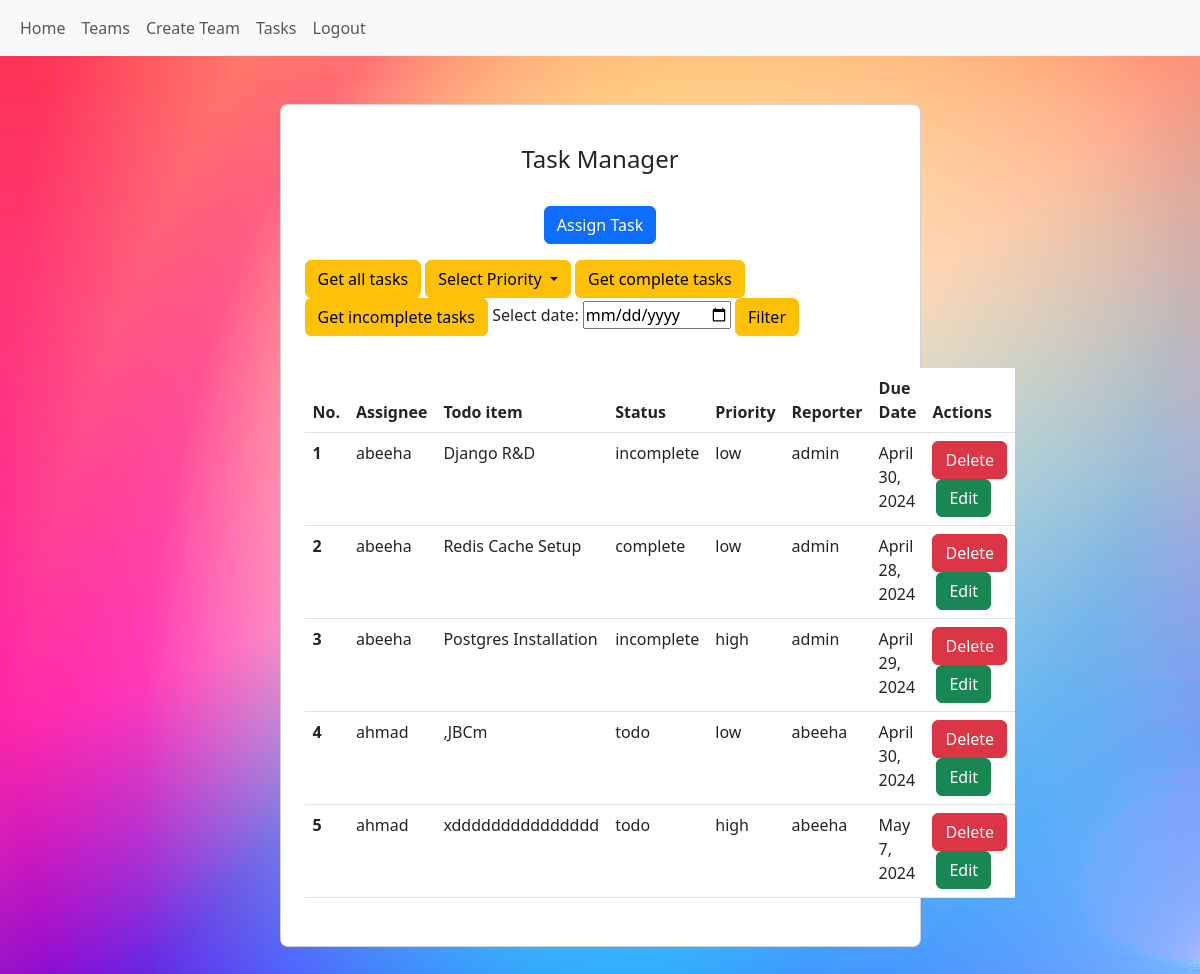
The app's page /tasks/all/ (signed in), older data.
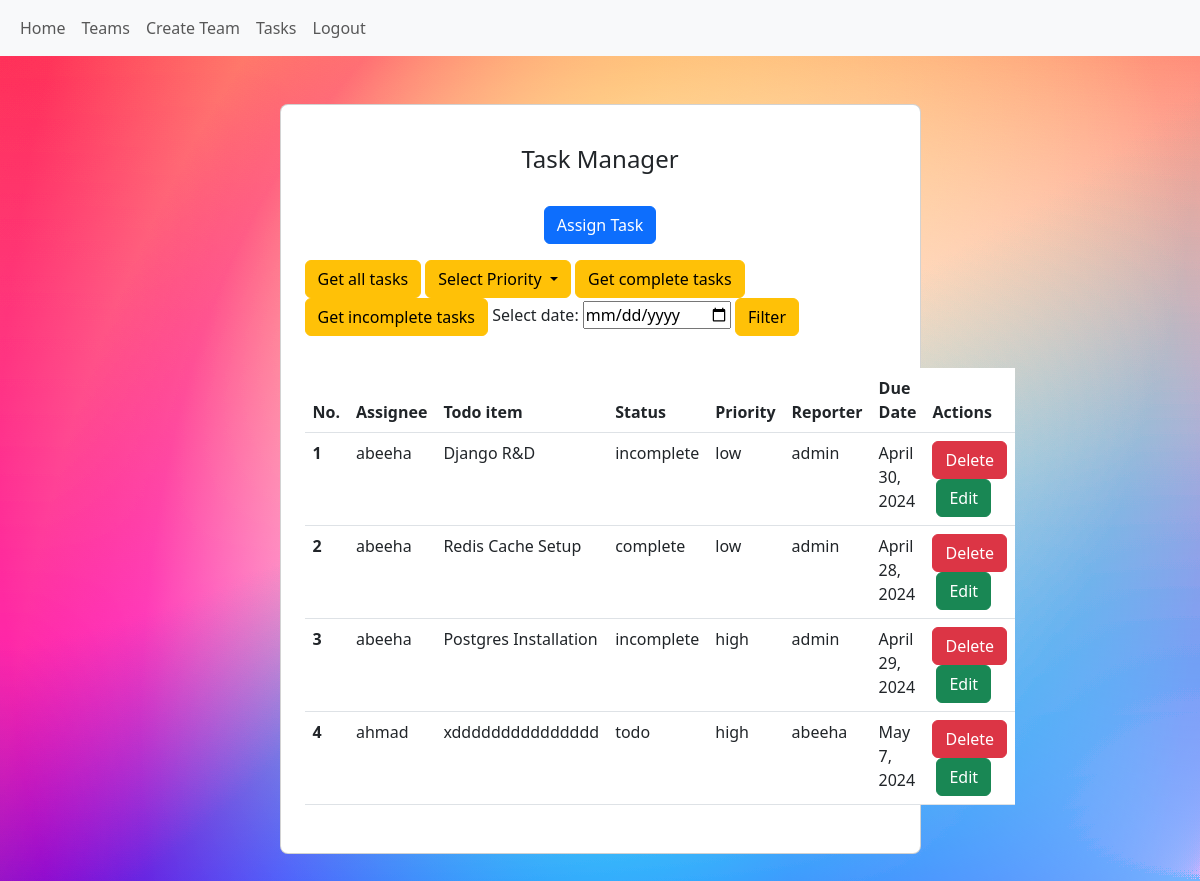
The same page, newer data.
### tasks/models.py (models this page shows, shortened)
class Task(models.Model):
    STATUS_CHOICES = (
        ('incomplete', 'Incomplete'),
        ('complete', 'Done'),
        ('in_progress', 'In Progress'),
        ('to_do', 'To Do'),
    )
    PRIORITY_CHOICES = (
        ('low', 'Low'),
        ('medium', 'Medium'),
        ('high', 'High')
    )
    title = models.CharField(max_length=100)
    description = models.TextField()
    created_at = models.DateField(auto_now_add=True)
    due_date = models.DateField()
    assigned_by = models.ForeignKey(User, on_delete=models.CASCADE, related_name='assigned_tasks')
    status = models.CharField(max_length=20, choices=STATUS_CHOICES, default='incomplete')
    priority = models.CharField(max_length=20, choices=PRIORITY_CHOICES, default='low')
    progress = models.CharField(max_length=250, null=True, blank=True)
    assigned_to_user = models.ForeignKey(User, on_delete=models.CASCADE, blank=True, null=True)

### tasks/views.py (the view)
# urls.py: path('tasks/<str:status>/', TaskListView.as_view(), name='task_list'),
class TaskListView(LoginRequiredMixin, ListView):
    model = Task
    template_name = 'task_list.html'
    context_object_name = 'tasks'
    def get_queryset(self):
        status = self.kwargs.get('status')
        priority = self.kwargs.get('priority')
        if status == 'all':
            tasks = Task.objects.filter(Q(assigned_to_user=self.request.user) | Q(assigned_by=self.request.user))
            return tasks
        elif status == 'priority' and priority in ['high', 'medium', 'low']:
            return Task.objects.filter(
                Q(priority=priority) &
                (Q(assigned_by=self.request.user) | Q(assigned_to_user=self.request.user))
            )
        elif status == 'complete':
            return Task.objects.filter(
                Q(status='complete') &
                (Q(assigned_by=self.request.user) | Q(assigned_to_user=self.request.user))
            )
        elif status == 'incomplete':
            return Task.objects.filter(
                Q(status__in=['incomplete', 'to_do', 'in_progress']) &
                (Q(assigned_by=self.request.user) | Q(assigned_to_user=self.request.user))
            )
        elif status == 'date':
            date_str = self.request.GET.get('date')
            date = datetime.strptime(date_str, '%Y-%m-%d').date()
            return Task.objects.filter(
                assigned_to_user=self.request.user, due_date=date
            )
        else:
            return Task.objects.none()
    def get_context_data(self, **kwargs):
        context = super().get_context_data(**kwargs)
        context['status'] = self.kwargs.get('status')
        return context

### templates/task_list.html (shortened to what this page needs)
{% extends 'base.html' %}
{% load static %}
{% block content %}
<section class="gradient-custom">
    <div class="container py-5 h-100">
      <div class="row d-flex justify-content-center align-items-center h-100">
        <div class="col col-lg-9 col-xl-7">
          <div class="card rounded-3">
            <div class="card-body p-4">
              <h4 class="text-center my-3 pb-3">Task Manager</h4>
              <form class="row row-cols-lg-auto g-3 justify-content-center align-items-center mb-4 pb-2">
                <div class="col-12">
                  <a type="submit" href="{% url 'assign_task' %}" class="btn btn-primary">Assign Task</a>
                </div>
                <div class="col-12">
                  <a href="{% url 'task_list' status='all' %}" class="btn btn-warning">Get all tasks</a>
                  <div class="dropdown d-inline-block">
                    <button class="btn btn-warning dropdown-toggle" type="button" id="dropdownPriority" data-bs-toggle="dropdown" aria-expanded="false">
                        Select Priority
                    </button>
                </div>
                  <a href="{% url 'task_list' status='complete' %}" class="btn btn-warning">Get complete tasks</a>
                  <a href="{% url 'task_list' status='incomplete' %}" class="btn btn-warning">Get incomplete tasks</a>
                  <form method="get" action="{% url 'task_list_date' %}">
                    <label for="date">Select date:</label>
                    <input type="date" id="date" name="date">
                    <button type="submit" class="btn btn-warning">Filter</button>
                </form>
                </form>
                </div>
              <table class="table mb-4">
                <thead>
                  <tr>
                    <th scope="col">No.</th>
                    <th scope="col">Assignee</th>
                    <th scope="col">Todo item</th>
                    <th scope="col">Status</th>
                    <th scope="col">Priority</th>
                    <th scope="col">Reporter</th>
                    <th scope="col">Due Date</th>
                    <th scope="col">Actions</th>
                  </tr>
                </thead>
                <tbody>
                  {% for task in tasks %}
                  <tr>
                      <th scope="row">{{ forloop.counter }}</th>
                      <td>{{ task.assigned_to_user.username }}</td>
                      <td>{{ task.title }}</td>
                      <td>{{ task.status }}</td>
                      <td>{{ task.priority }}</td>
                      <td>{{ task.assigned_by.username }}</td>
                      <td>{{ task.due_date }}</td>
                      <td>
                          <form method="POST" action="{% url 'delete_task' pk=task.pk %}">
                              <button type="submit" class="btn btn-danger">Delete</button>
                          </form>
                          <a href="{% url 'update_task' pk=task.pk %}" class="btn btn-success ms-1">Edit</a>
                      </td>
                  </tr>
                  {% endfor %}
                </tbody>
              </table>
            </div>
          </div>
        </div>
      </div>
  </section>
{% endblock content %}

Row changes from the older to the newer data that the page shows:
removed Task: assigned_to_user.username "ahmad", title ",JBCm", status "todo", priority "low", assigned_by.username "abeeha", due_date "April 30, 2024"
